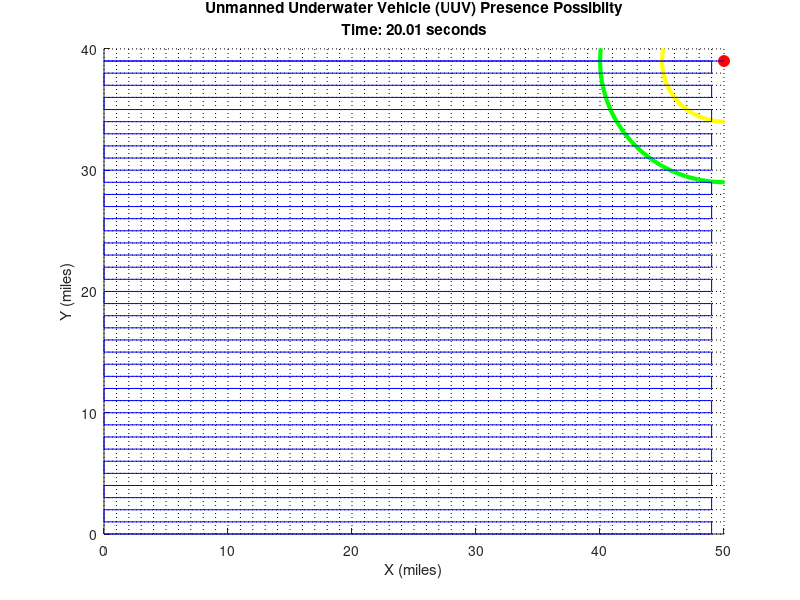

Recreate this plot in MATLAB.
clc; 
clear all;
close all;

% MATLAB script to draw a 50x40 point plot and animate an agent moving
% from (0,0) to (50,40) using a Boustrophedon pattern with two circles

% Define the grid size
gridWidth = 50;
gridHeight = 40;

% Define the radius and colors of the circles
radius1 = 5;
color1 = 'y'; % green
radius2 = 10;
color2 = 'g'; % blue

% Initialize the figure
figure;
hold on;
axis([0 gridWidth 0 gridHeight]);
xlabel('X (miles)');
ylabel('Y (miles)');
title('Unmanned Underwater Vehicle (UUV) Presence Possibilty');

% Draw the grid
for i = 0:gridWidth
    plot([i i], [0 gridHeight], 'k:'); % vertical lines
end
for j = 0:gridHeight
    plot([0 gridWidth], [j j], 'k:'); % horizontal lines
end

% Initialize the agent position
agent = plot(0, 0, 'ro', 'MarkerSize', 8, 'MarkerFaceColor', 'r');

% Function to plot circles
plot_circle = @(x, y, r, color) rectangle('Position', [x-r, y-r, 2*r, 2*r], ...
                                          'Curvature', [1, 1], ...
                                          'LineWidth', 3, ...
                                          'EdgeColor', color);

% Initialize the circles
circle1 = plot_circle(0, 0, radius1, color1);
circle2 = plot_circle(0, 0, radius2, color2);

% Initialize the path
pathX = [];
pathY = [];

% Initialize time
time = 0;

% Boustrophedon path generation and animation
for y = 0:gridHeight-1
    if mod(y, 2) == 0
        % Even row: move right
        for x = 0:gridWidth-1
            pathX = [pathX, x];
            pathY = [pathY, y];
            set(agent, 'XData', x, 'YData', y);
            set(circle1, 'Position', [x-radius1, y-radius1, 2*radius1, 2*radius1]);
            set(circle2, 'Position', [x-radius2, y-radius2, 2*radius2, 2*radius2]);
            time = time + 0.01;
            title(sprintf('Unmanned Underwater Vehicle (UUV) Presence Possibilty\nTime: %.2f hours', time));
            pause(0.01); % Adjust the pause duration to control the animation speed
        end
    else
        % Odd row: move left
        for x = gridWidth-1:-1:0
            pathX = [pathX, x];
            pathY = [pathY, y];
            set(agent, 'XData', x, 'YData', y);
            set(circle1, 'Position', [x-radius1, y-radius1, 2*radius1, 2*radius1]);
            set(circle2, 'Position', [x-radius2, y-radius2, 2*radius2, 2*radius2]);
            time = time + 0.01;
            title(sprintf('Unmanned Underwater Vehicle (UUV) Presence Possibilty\nTime: %.2f hours', time));
            pause(0.01);
        end
    end
end

% Move to the final point (50, 40)
pathX = [pathX, gridWidth];
pathY = [pathY, gridHeight-1];
set(agent, 'XData', gridWidth, 'YData', gridHeight-1);
set(circle1, 'Position', [gridWidth-radius1, gridHeight-1-radius1, 2*radius1, 2*radius1]);
set(circle2, 'Position', [gridWidth-radius2, gridHeight-1-radius2, 2*radius2, 2*radius2]);
time = time + 0.01;
title(sprintf('Unmanned Underwater Vehicle (UUV) Presence Possibilty\nTime: %.2f seconds', time));

% Plot the final path
plot(pathX, pathY, 'b-');

hold off;
